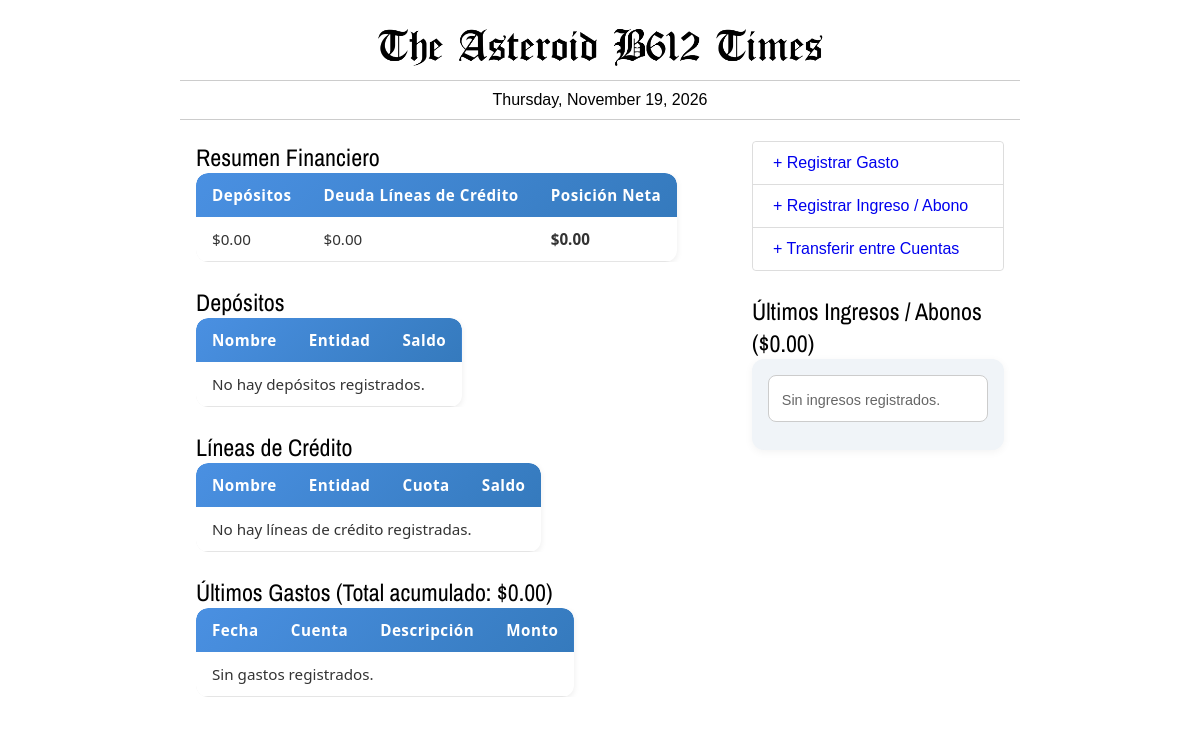
The app's page /finance/, older data.
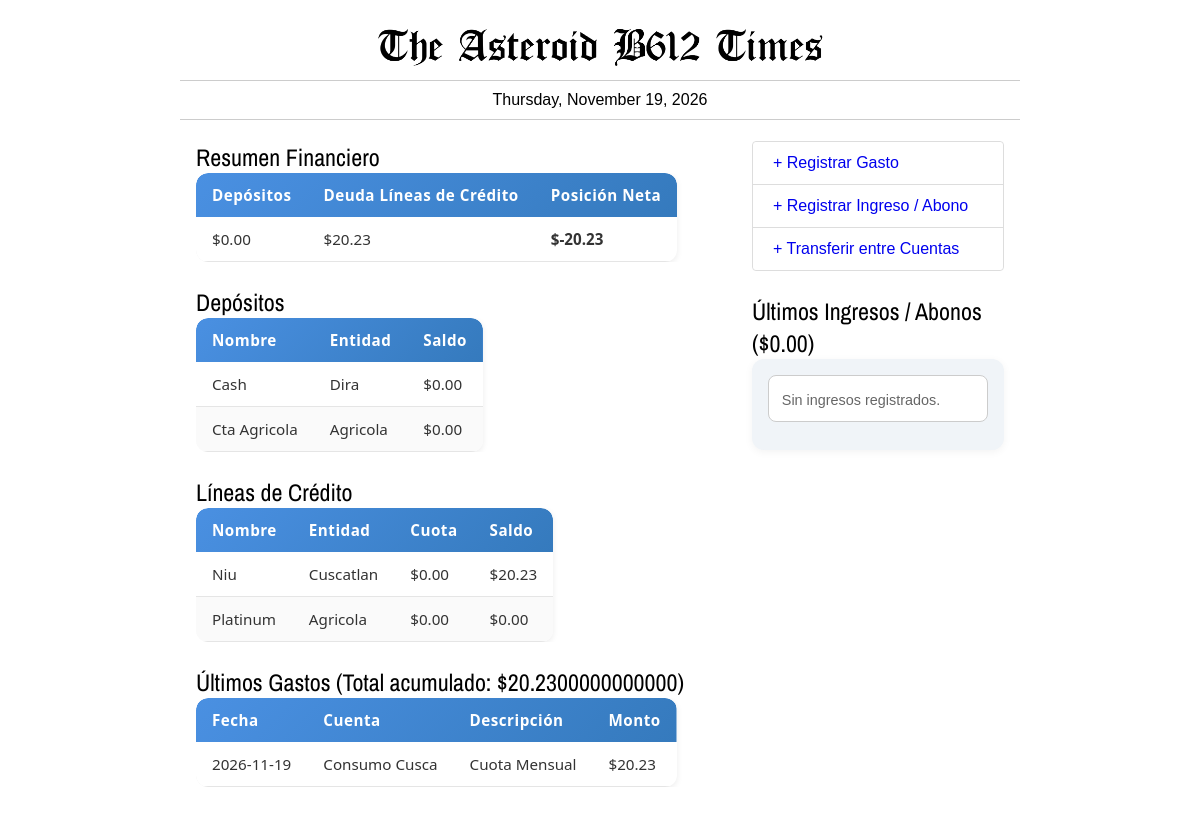
The same page, newer data.
### times/models.py (models this page shows, shortened)
class Depositos(models.Model):
    nombre = models.CharField(max_length=128)
    entidad = models.CharField(max_length=256)
    saldo = models.DecimalField(max_digits=18,decimal_places=2)

class LineaCredito(models.Model):
    tipo = models.CharField(max_length=128)
    nombre = models.CharField(max_length=128)
    entidad = models.CharField(max_length=256)
    fec_oto = models.DateField()
    fec_ven = models.DateField()
    monto = models.DecimalField(max_digits=18,decimal_places=2)
    plazo = models.IntegerField()
    tasa = models.DecimalField(max_digits=18,decimal_places=2)
    cuota = models.DecimalField(max_digits=18,decimal_places=2)
    saldo = models.DecimalField(max_digits=18,decimal_places=2)

class TrxGasto(models.Model):
    fecha = models.DateField()
    cuenta = models.ForeignKey(CuentaGasto, related_name='cta_gasto', on_delete=models.CASCADE)
    origen = models.IntegerField()
    tipo_origen = models.IntegerField()
    monto = models.DecimalField(max_digits=18,decimal_places=2)
    descripcion = models.TextField()

class CuentaGasto(models.Model):
    categoria = models.ForeignKey(CategoriaGastos, related_name='cat_gasto', on_delete=models.CASCADE)
    cuenta = models.CharField(max_length=256)

### times/views.py (the view, shortened to what this page needs)
# urls.py: path('finance/', views.financeDashboard, name='financeDashboard'),
def financeDashboard(request):
    depositos = Depositos.objects.all().order_by('nombre')
    lineas_credito = LineaCredito.objects.all().order_by('nombre')
    total_depositos = sum((d.saldo for d in depositos), Decimal('0.00'))
    total_deuda = sum((lc.saldo for lc in lineas_credito), Decimal('0.00'))
    posicion_neta = total_depositos - total_deuda
    dep_map = {d.id: f"{d.nombre} ({d.entidad})" for d in depositos}
    lc_map = {lc.id: f"{lc.nombre} ({lc.entidad})" for lc in lineas_credito}
    gastos = TrxGasto.objects.select_related('cuenta', 'cuenta__categoria').order_by('-fecha', '-id')[:10]
    total_gastos = TrxGasto.objects.aggregate(total=Sum('monto'))['total'] or Decimal('0.00')
    ingresos_raw = TrxIngreso.objects.all().order_by('-fecha', '-id')[:10]
    total_ingresos = TrxIngreso.objects.aggregate(total=Sum('monto'))['total'] or Decimal('0.00')
    ingresos = []
    return render(request, 'finance-dashboard.html', {
        'depositos': depositos,
        'lineas_credito': lineas_credito,
        'total_depositos': total_depositos,
        'total_deuda': total_deuda,
        'posicion_neta': posicion_neta,
        'gastos': gastos,
        'ingresos': ingresos,
        'total_gastos': total_gastos,
        'total_ingresos': total_ingresos,
    })

### times/context_processors.py (called while the page is built)
def categories_processor(request):
    tipo_priority = ['book','movie','tv series', 'TV miniseries', 'bunko series', 'manga series']
    custom_tipo_order = Case(
        *[When(nom_categoria=t, then=Value(i)) for i, t in enumerate(tipo_priority)],
        default=Value(len(tipo_priority)),
        output_field=IntegerField()
    )
    return {
        'cats': (
            Categoria.objects.annotate(total_items=Count('item'))
            .filter(total_items__gt=0)
            .order_by(custom_tipo_order, '-total_items')
        ),
        'all_cats': (
            Categoria.objects.annotate(total_items=Count('item'))
            .order_by(custom_tipo_order, '-total_items')
        )
    }

### times/templates/finance-dashboard.html (shortened to what this page needs)
{% extends 'base_times.html' %}
{% load static %}
{% block izquierda %}
<h2>Resumen Financiero</h2>
<div class="table-container" style="margin-bottom: 1.5rem;">
  <table>
    <thead>
      <tr>
        <th>Depósitos</th>
        <th>Deuda Líneas de Crédito</th>
        <th>Posición Neta</th>
      </tr>
    </thead>
    <tbody>
      <tr>
        <td>${{ total_depositos }}</td>
        <td>${{ total_deuda }}</td>
        <td><strong>${{ posicion_neta }}</strong></td>
      </tr>
    </tbody>
  </table>
</div>
<h2>Depósitos</h2>
<div class="table-container" style="margin-bottom: 1.5rem;">
  <table>
    <thead>
      <tr>
        <th>Nombre</th>
        <th>Entidad</th>
        <th>Saldo</th>
      </tr>
    </thead>
    <tbody>
      {% for d in depositos %}
        <tr>
          <td>{{ d.nombre }}</td>
          <td>{{ d.entidad }}</td>
          <td>${{ d.saldo }}</td>
        </tr>
      {% empty %}
        <tr>
          <td colspan="3">No hay depósitos registrados.</td>
        </tr>
      {% endfor %}
    </tbody>
  </table>
</div>
<h2>Líneas de Crédito</h2>
<div class="table-container" style="margin-bottom: 1.5rem;">
  <table>
    <thead>
      <tr>
        <th>Nombre</th>
        <th>Entidad</th>
        <th>Cuota</th>
        <th>Saldo</th>
      </tr>
    </thead>
    <tbody>
      {% for lc in lineas_credito %}
        <tr>
          <td>{{ lc.nombre }}</td>
          <td>{{ lc.entidad }}</td>
          <td>${{ lc.cuota }}</td>
          <td>${{ lc.saldo }}</td>
        </tr>
      {% empty %}
        <tr>
          <td colspan="4">No hay líneas de crédito registradas.</td>
        </tr>
      {% endfor %}
    </tbody>
  </table>
</div>
<h2>Últimos Gastos (Total acumulado: ${{ total_gastos }})</h2>
<div class="table-container">
  <table>
    <thead>
      <tr>
        <th>Fecha</th>
        <th>Cuenta</th>
        <th>Descripción</th>
        <th>Monto</th>
      </tr>
    </thead>
    <tbody>
      {% for g in gastos %}
        <tr>
          <td>{{ g.fecha|date:"Y-m-d" }}</td>
          <td>{{ g.cuenta.cuenta }}</td>
          <td>{{ g.descripcion }}</td>
          <td>${{ g.monto }}</td>
        </tr>
      {% empty %}
        <tr>
          <td colspan="4">Sin gastos registrados.</td>
        </tr>
      {% endfor %}
    </tbody>
  </table>
</div>
{% endblock %}
{% block derecha %}
<ul class="list-group" style="margin-bottom: 1.5rem;">
  <li class="list-group-item">
    <a href="{% url 'addGasto' %}" style="text-decoration:none;">+ Registrar Gasto</a>
  </li>
  <li class="list-group-item">
    <a href="{% url 'addIngreso' %}" style="text-decoration:none;">+ Registrar Ingreso / Abono</a>
  </li>
  <li class="list-group-item">
    <a href="{% url 'addTransfer' %}" style="text-decoration:none;">+ Transferir entre Cuentas</a>
  </li>
</ul>
<h2>Últimos Ingresos / Abonos (${{ total_ingresos }})</h2>
<ul class="styled-list">
  {% for ing in ingresos %}
    <li>
      <span class="main-item">{{ ing.destino_nombre }} — ${{ ing.monto }}</span>
      <span class="sub-item">{{ ing.fecha|date:"Y-m-d" }} · {{ ing.tipo_label }}</span>
    </li>
  {% empty %}
    <li>
      <span class="sub-item">Sin ingresos registrados.</span>
    </li>
  {% endfor %}
</ul>
{% endblock %}

### futbol/templates/base_times.html (shortened to what this page needs)
{% load static%}
<!DOCTYPE html>
<html lang="es">
<head>
  <link rel="stylesheet" href="https://cdn.jsdelivr.net/npm/flatpickr/dist/flatpickr.min.css">
</head>
<body>
  <div class="contenedor">
    <div class="encabezado" sytle="padding:0px; margin: 0px;">
      <a href="{% url 'homepage' %}"><img src="/media/assets/times_logo.png" alt="Imagen encabezado"></a>
    </div>
    <div class="fecha">
      {% block cinta %}{% now "l, F j, Y" %} {% endblock %}
    </div>
    <div class="contenido">
      <div class="caja izquierda">
        {% block izquierda %}{% endblock %}
      </div>
      <div class="caja derecha">
        {% block derecha %}{% endblock %}
      </div>
    </div>
  </div>
</body>
</html>

Row changes from the older to the newer data that the page shows:
added Depositos: nombre "Cash", entidad "Dira", saldo "0.00"
added Depositos: nombre "Cta Agricola", entidad "Agricola", saldo "0.00"
added LineaCredito: nombre "Niu", entidad "Cuscatlan", cuota "0.00", saldo "20.23"
added LineaCredito: nombre "Platinum", entidad "Agricola", cuota "0.00", saldo "0.00"
added TrxGasto: fecha "2026-11-19", cuenta.cuenta "Consumo Cusca", descripcion "Cuota Mensual", monto "20.23"
Text that changed along with them:
{{ total_deuda }}: "0.00" → "20.23"
{{ posicion_neta }}: "0.00" → "-20.23"
{{ total_gastos }}: "0.00" → "20.2300000000000"
text no longer shown: "No hay depósitos registrados. No hay líneas de crédito registradas. Sin gastos registrados."
